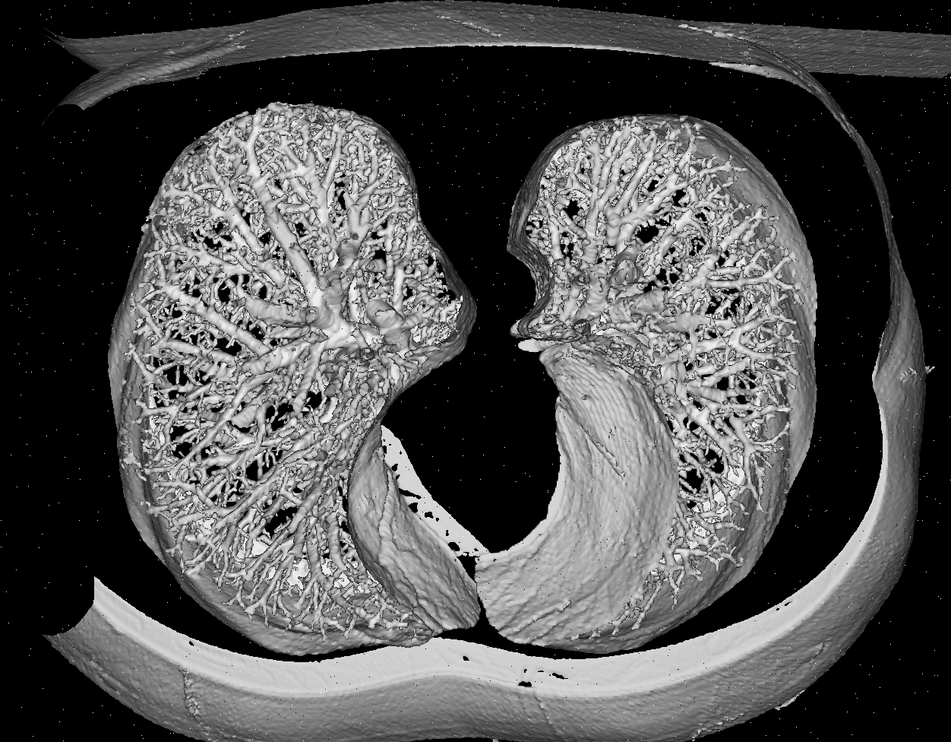
#> input picture Midterm-project/Q3/lung.png, 951 x 742 px, shrunk from 1252 x 976 before the run
$ python Q3.py   (older library calls are emulated)
#> lines starting #> are read from the running program, lines starting #| are printed output that depends on the picture
import numpy as np
import matplotlib.pyplot as plt
import cv2

img = cv2.imread('lung.png')
#> img is the input picture: shape (742, 951, 3); min 0, max 255, mean 80.5
img1= cv2.cvtColor(img, cv2.COLOR_BGR2GRAY)
img_2 = cv2.blur(img, (3, 3))
median=cv2.medianBlur(img,3)
img_3 = cv2.Sobel(median ,cv2.CV_64F, dx=1, dy=0)#both
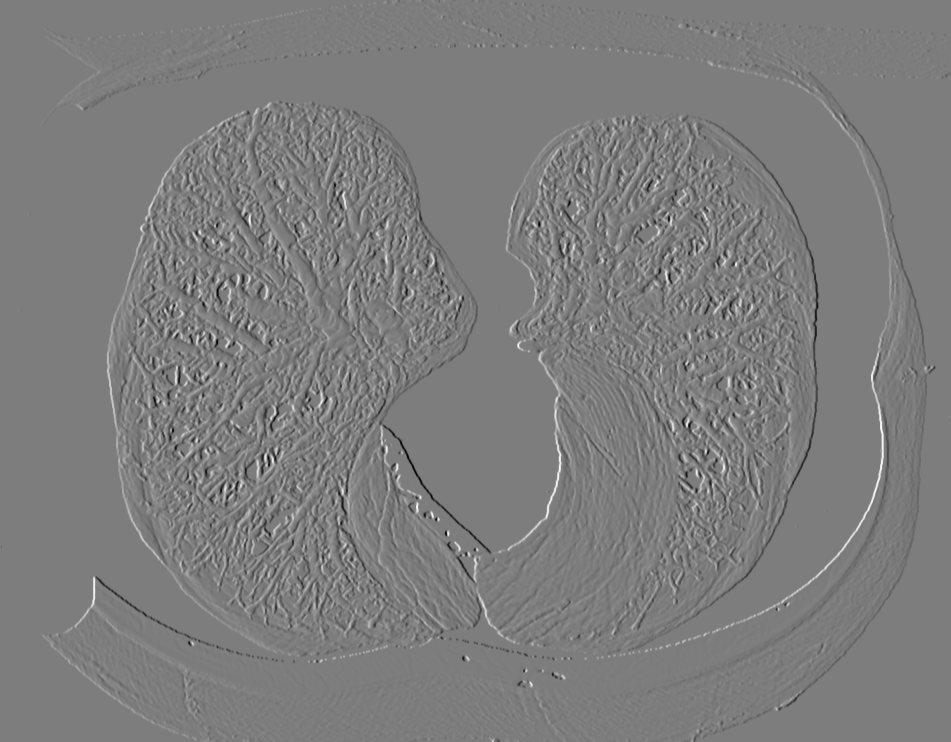
#> img_3: shape (742, 951, 3) float64; min -856, max 887, mean 0; drawn with min black and max white
img_3=np.uint8(np.absolute(img_3))
img_4=cv2.Sobel(median,cv2.CV_8U,dx=1,dy=0)#positive slope
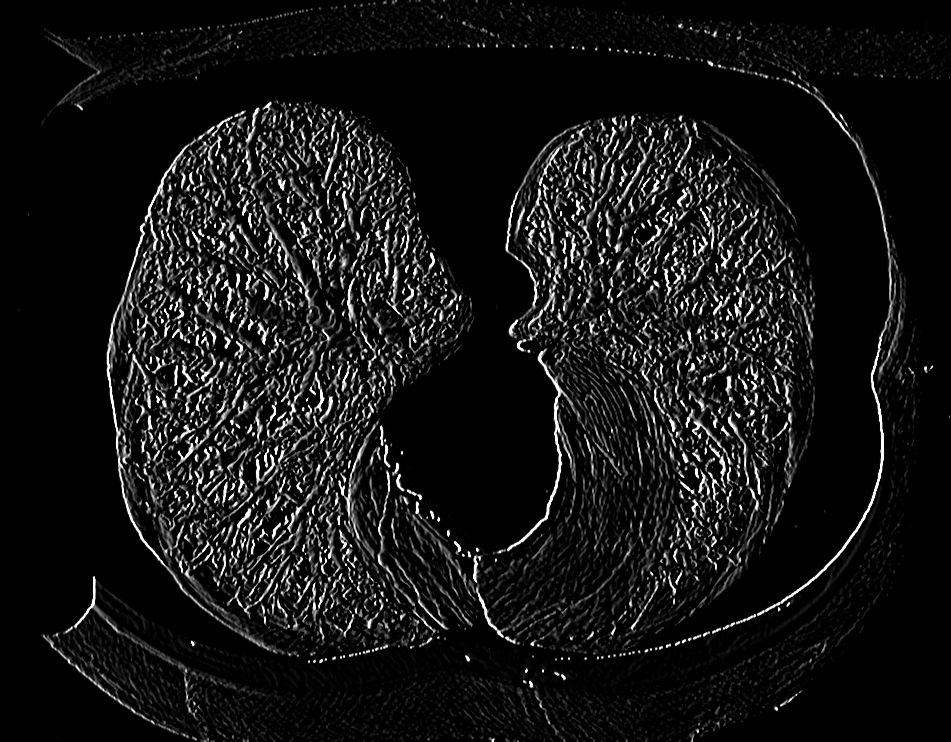
#> img_4: shape (742, 951, 3); min 0, max 255, mean 20.5
plt.figure()
plt.suptitle('Problem 3 Figure')

plt.subplot(1, 3, 1)
plt.title('Original')
plt.imshow(img, cmap='gray',vmin=0,vmax=255)
plt.axis(False)

plt.subplot(1, 3, 2)
plt.title('Denoised')
plt.imshow(img_2, cmap='gray')
plt.axis(False)

plt.subplot(1, 3, 3)
plt.title('Gradient')
plt.imshow(img_3, cmap='gray')
plt.axis(False)

plt.show()
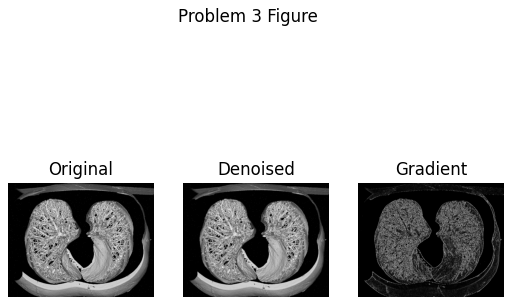
#> figure drawn by matplotlib, 3 panels
plt.subplot(1, 3, 1)
plt.title('Gradient 64')
plt.imshow(img_3, cmap='gray')
plt.axis(False)
plt.subplot(1, 3, 2)
plt.title('Gradient uint8')
plt.imshow(img_4, cmap='gray')
plt.axis(False)
plt.subplot(1, 3, 3)
img4=cv2.absdiff(img_3,img_4) #negative slope
plt.title('Gradient sub')
plt.imshow(img4,cmap='gray')
plt.axis(False)
plt.show()
plt.subplot(1, 2, 1)
plt.title('gradient64')
plt.imshow(img_3 ,cmap='gray')
plt.axis(False)
plt.subplot(1, 2, 2)
plt.imshow(img_4 ,cmap='gray')
plt.title('gradient uint8')
plt.axis(False)
plt.show()


####################################
import cv2
import numpy as np
import matplotlib.pyplot as plt

img = cv2.imread('lung.png')
img = cv2.cvtColor(img, cv2.COLOR_BGR2GRAY)
row, col = img.shape[:2]
#> row = 742; col = 951
median = cv2.medianBlur(img, 3)
#> median: shape (742, 951)
kernel1_size = 3
img3 = np.zeros((row + (kernel1_size - 1), col + (kernel1_size - 1)), dtype=np.uint8)
img3[int(kernel1_size / 2) + 1:row + int(kernel1_size / 2) + 1,
int(kernel1_size / 2) + 1:col + int(kernel1_size / 2) + 1] = median[:, :]
#sobel_kernel_x = np.array([[-1, -2, -1], [0, 0, 0], [1, 2, 1]])
sobel_kernel_y = np.array([[-1, 0, 1], [-2, 0, 2], [-1, 0, 1]])
sobel_kernel_y2=np.array([[-1, 2, -1], [-1,2, -1], [-1,2, -1]])
img_grad = np.zeros((row, col), dtype=np.int16)
img_grad2 = np.zeros((row, col), dtype=np.int16)
for i in range(0, row):
    for j in range(0, col):
        #cx = np.sum(np.multiply(img3[i:i + kernel1_size, j:j + kernel1_size], sobel_kernel_x))
        cy = np.sum(np.multiply(img3[i:i + kernel1_size, j:j + kernel1_size], sobel_kernel_y))
        cy2 = np.sum(np.multiply(img3[i:i + kernel1_size, j:j + kernel1_size], sobel_kernel_y2))
        img_grad[i][j] = np.abs(cy)
        img_grad2[i][j]=np.abs(cy2) #negative gradient
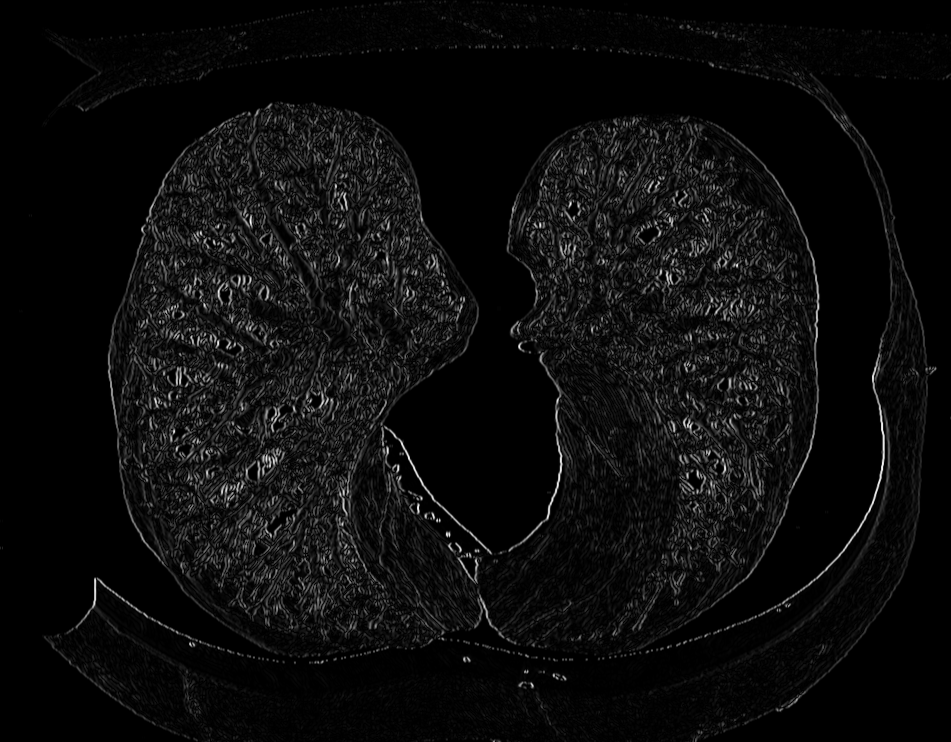
#> img_grad: shape (742, 951) int16; min 0, max 887, mean 44.8; drawn with min black and max white
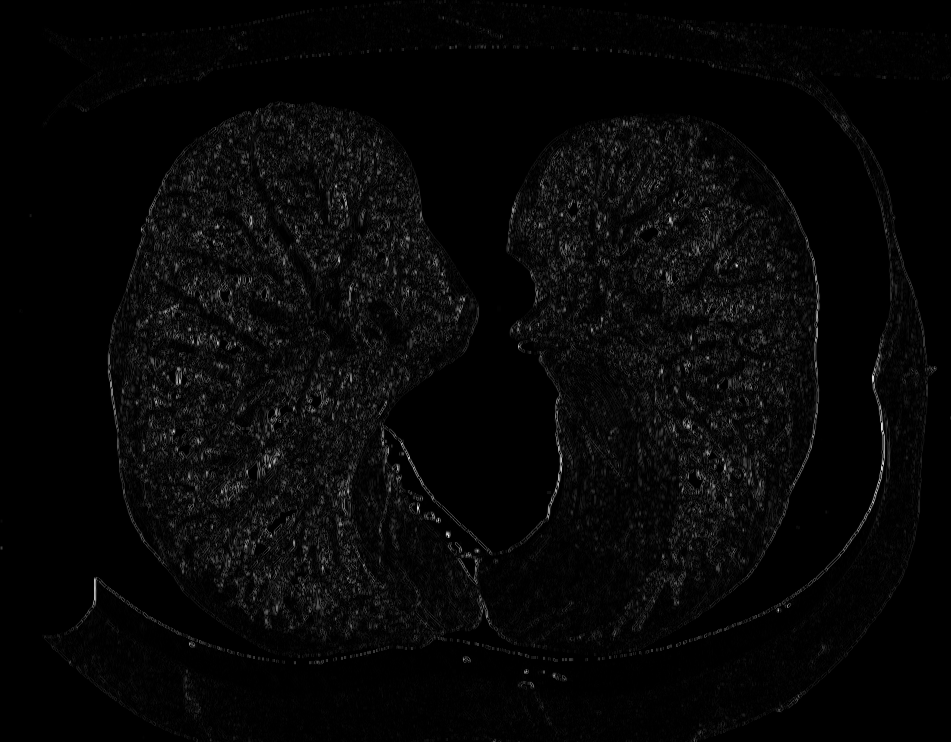
#> img_grad2: shape (742, 951) int16; min 0, max 640, mean 18.6; drawn with min black and max white
img_grad11=np.uint8((img_grad))
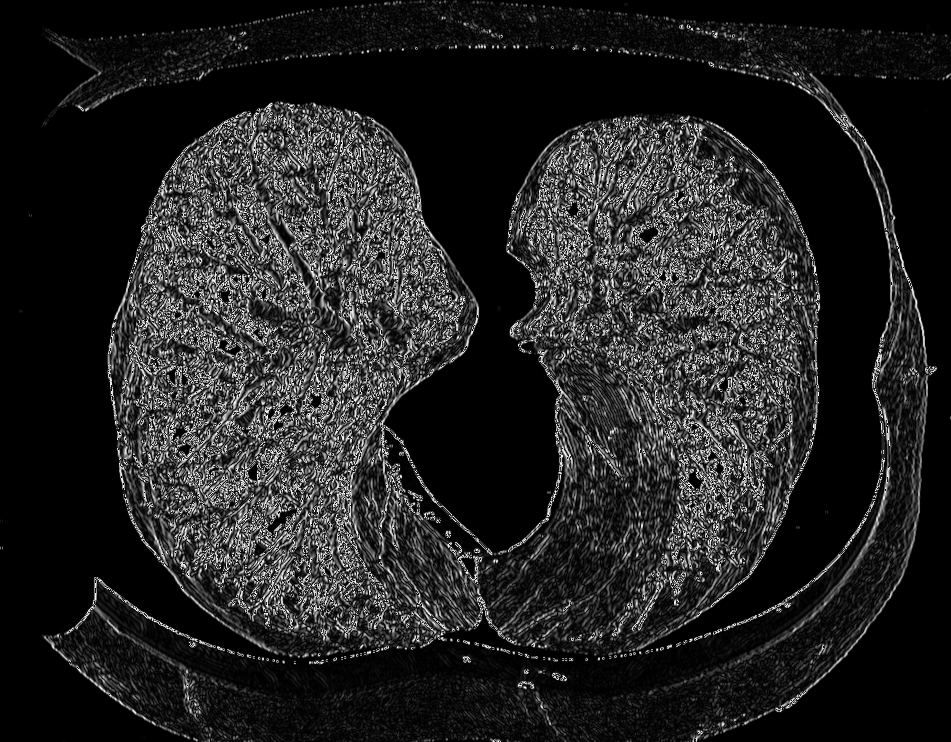
#> img_grad11: shape (742, 951); min 0, max 255, mean 35.6
img_grad22=np.uint8((img_grad2))
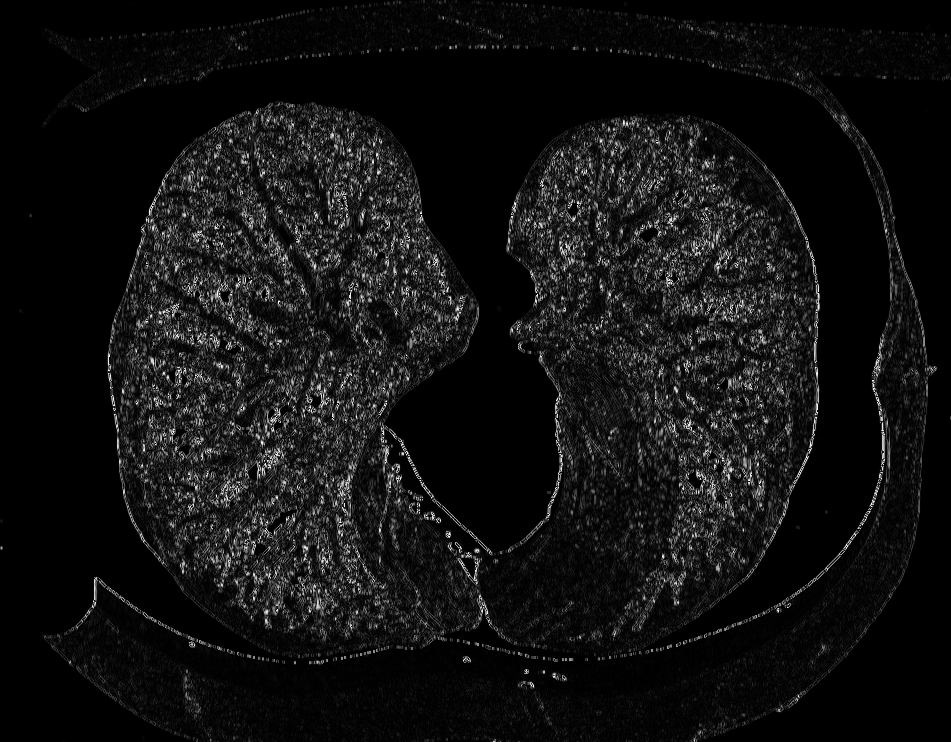
#> img_grad22: shape (742, 951); min 0, max 255, mean 17.9
plt.subplot(131)
plt.imshow(img_grad11, cmap='gray')
plt.title('Gradiented image 1')
plt.xticks([])
plt.yticks([])
plt.subplot(132)
plt.imshow(img_grad22, cmap='gray')
plt.title('Gradiented image 2')
plt.xticks([])
plt.yticks([])
plt.subplot(133)
plt.imshow(img, cmap='gray')
plt.title('original')
plt.xticks([])
plt.yticks([])
plt.show()
